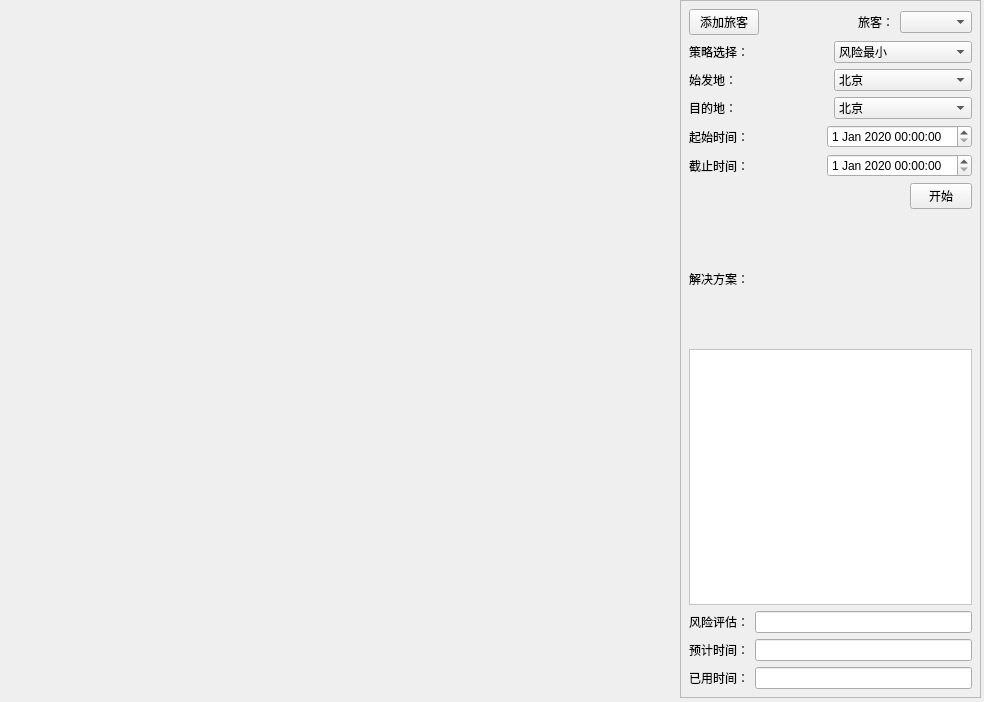
<?xml version="1.0" encoding="UTF-8"?>
<ui version="4.0">
 <class>FigureWidget</class>
 <widget class="QWidget" name="FigureWidget">
  <property name="geometry">
   <rect>
    <x>0</x>
    <y>0</y>
    <width>984</width>
    <height>702</height>
   </rect>
  </property>
  <property name="windowTitle">
   <string>Form</string>
  </property>
  <widget class="MapWidget" name="LeftWidget" native="true">
   <property name="geometry">
    <rect>
     <x>0</x>
     <y>0</y>
     <width>671</width>
     <height>698</height>
    </rect>
   </property>
  </widget>
  <widget class="QFrame" name="RightFrame">
   <property name="geometry">
    <rect>
     <x>680</x>
     <y>0</y>
     <width>301</width>
     <height>698</height>
    </rect>
   </property>
   <property name="frameShape">
    <enum>QFrame::StyledPanel</enum>
   </property>
   <property name="frameShadow">
    <enum>QFrame::Raised</enum>
   </property>
   <widget class="QFrame" name="RightFrame_2">
    <property name="geometry">
     <rect>
      <x>0</x>
      <y>0</y>
      <width>301</width>
      <height>698</height>
     </rect>
    </property>
    <property name="sizePolicy">
     <sizepolicy hsizetype="Fixed" vsizetype="Preferred">
      <horstretch>0</horstretch>
      <verstretch>100</verstretch>
     </sizepolicy>
    </property>
    <property name="frameShape">
     <enum>QFrame::NoFrame</enum>
    </property>
    <layout class="QVBoxLayout" name="verticalLayout_4">
     <item>
      <layout class="QVBoxLayout" name="verticalLayout_3">
       <item>
        <layout class="QVBoxLayout" name="verticalLayout">
         <item>
          <layout class="QHBoxLayout" name="TravelerLayout1">
           <item>
            <widget class="QPushButton" name="addTravelerButton">
             <property name="minimumSize">
              <size>
               <width>70</width>
               <height>0</height>
              </size>
             </property>
             <property name="maximumSize">
              <size>
               <width>59</width>
               <height>16777215</height>
              </size>
             </property>
             <property name="text">
              <string>添加旅客</string>
             </property>
            </widget>
           </item>
           <item>
            <spacer name="horizontalSpacer_3">
             <property name="orientation">
              <enum>Qt::Horizontal</enum>
             </property>
             <property name="sizeHint" stdset="0">
              <size>
               <width>40</width>
               <height>20</height>
              </size>
             </property>
            </spacer>
           </item>
           <item>
            <layout class="QHBoxLayout" name="TravelerLayout">
             <item>
              <widget class="QLabel" name="TravelerChoseLabel">
               <property name="text">
                <string>旅客：</string>
               </property>
              </widget>
             </item>
             <item>
              <widget class="QComboBox" name="TravelerComboBox"/>
             </item>
            </layout>
           </item>
          </layout>
         </item>
         <item>
          <layout class="QVBoxLayout" name="ComboLayout2">
           <item>
            <layout class="QHBoxLayout" name="StrategyLayout">
             <item>
              <widget class="QLabel" name="StrategyLabel">
               <property name="text">
                <string>策略选择：</string>
               </property>
              </widget>
             </item>
             <item>
              <widget class="QComboBox" name="StrategyComboBox">
               <item>
                <property name="text">
                 <string>风险最小</string>
                </property>
               </item>
               <item>
                <property name="text">
                 <string>限时最小风险</string>
                </property>
               </item>
              </widget>
             </item>
            </layout>
           </item>
           <item>
            <layout class="QHBoxLayout" name="StartCityLayout">
             <item>
              <widget class="QLabel" name="StartLabel">
               <property name="text">
                <string>始发地：</string>
               </property>
              </widget>
             </item>
             <item>
              <widget class="QComboBox" name="StartComboBox">
               <item>
                <property name="text">
                 <string>北京</string>
                </property>
               </item>
               <item>
                <property name="text">
                 <string>上海</string>
                </property>
               </item>
               <item>
                <property name="text">
                 <string>西安</string>
                </property>
               </item>
               <item>
                <property name="text">
                 <string>广州</string>
                </property>
               </item>
               <item>
                <property name="text">
                 <string>武汉</string>
                </property>
               </item>
               <item>
                <property name="text">
                 <string>深圳</string>
                </property>
               </item>
               <item>
                <property name="text">
                 <string>拉萨</string>
                </property>
               </item>
               <item>
                <property name="text">
                 <string>青岛</string>
                </property>
               </item>
               <item>
                <property name="text">
                 <string>乌鲁木齐</string>
                </property>
               </item>
               <item>
                <property name="text">
                 <string>西宁</string>
                </property>
               </item>
               <item>
                <property name="text">
                 <string>吉林</string>
                </property>
               </item>
               <item>
                <property name="text">
                 <string>绥芬河</string>
                </property>
               </item>
               <item>
                <property name="text">
                 <string>黑河</string>
                </property>
               </item>
               <item>
                <property name="text">
                 <string>成都</string>
                </property>
               </item>
               <item>
                <property name="text">
                 <string>贵阳</string>
                </property>
               </item>
              </widget>
             </item>
            </layout>
           </item>
           <item>
            <layout class="QHBoxLayout" name="DestinationCityLayout">
             <item>
              <widget class="QLabel" name="DestinationLabel">
               <property name="text">
                <string>目的地：</string>
               </property>
              </widget>
             </item>
             <item>
              <widget class="QComboBox" name="StartComboBox_2">
               <item>
                <property name="text">
                 <string>北京</string>
                </property>
               </item>
               <item>
                <property name="text">
                 <string>上海</string>
                </property>
               </item>
               <item>
                <property name="text">
                 <string>西安</string>
                </property>
               </item>
               <item>
                <property name="text">
                 <string>广州</string>
                </property>
               </item>
               <item>
                <property name="text">
                 <string>武汉</string>
                </property>
               </item>
               <item>
                <property name="text">
                 <string>深圳</string>
                </property>
               </item>
               <item>
                <property name="text">
                 <string>拉萨</string>
                </property>
               </item>
               <item>
                <property name="text">
                 <string>青岛</string>
                </property>
               </item>
               <item>
                <property name="text">
                 <string>乌鲁木齐</string>
                </property>
               </item>
               <item>
                <property name="text">
                 <string>西宁</string>
                </property>
               </item>
               <item>
                <property name="text">
                 <string>吉林</string>
                </property>
               </item>
               <item>
                <property name="text">
                 <string>绥芬河</string>
                </property>
               </item>
               <item>
                <property name="text">
                 <string>黑河</string>
                </property>
               </item>
               <item>
                <property name="text">
                 <string>成都</string>
                </property>
               </item>
               <item>
                <property name="text">
                 <string>贵阳</string>
                </property>
               </item>
              </widget>
             </item>
            </layout>
           </item>
          </layout>
         </item>
        </layout>
       </item>
      </layout>
     </item>
     <item>
      <layout class="QVBoxLayout" name="verticalLayout_2">
       <item>
        <layout class="QVBoxLayout" name="TimeEditLayout4">
         <item>
          <layout class="QHBoxLayout" name="CurrentTimeLayout">
           <item>
            <widget class="QLabel" name="TimeLabel">
             <property name="text">
              <string>起始时间：</string>
             </property>
            </widget>
           </item>
           <item>
            <widget class="QDateTimeEdit" name="StartDateTimeEdit">
             <property name="dateTime">
              <datetime>
               <hour>0</hour>
               <minute>0</minute>
               <second>0</second>
               <year>2020</year>
               <month>1</month>
               <day>1</day>
              </datetime>
             </property>
            </widget>
           </item>
          </layout>
         </item>
         <item>
          <layout class="QHBoxLayout" name="DeadlineLayout">
           <item>
            <widget class="QLabel" name="DeadlineLabel">
             <property name="text">
              <string>截止时间：</string>
             </property>
            </widget>
           </item>
           <item>
            <widget class="QDateTimeEdit" name="DeadlineDateTimeEdit">
             <property name="dateTime">
              <datetime>
               <hour>0</hour>
               <minute>0</minute>
               <second>0</second>
               <year>2020</year>
               <month>1</month>
               <day>1</day>
              </datetime>
             </property>
            </widget>
           </item>
          </layout>
         </item>
        </layout>
       </item>
       <item>
        <layout class="QHBoxLayout" name="StartButtonLayout5">
         <item>
          <spacer name="horizontalSpacer">
           <property name="orientation">
            <enum>Qt::Horizontal</enum>
           </property>
           <property name="sizeHint" stdset="0">
            <size>
             <width>40</width>
             <height>20</height>
            </size>
           </property>
          </spacer>
         </item>
         <item>
          <widget class="QPushButton" name="StartButton">
           <property name="enabled">
            <bool>true</bool>
           </property>
           <property name="minimumSize">
            <size>
             <width>62</width>
             <height>0</height>
            </size>
           </property>
           <property name="maximumSize">
            <size>
             <width>59</width>
             <height>16777215</height>
            </size>
           </property>
           <property name="text">
            <string>开始</string>
           </property>
          </widget>
         </item>
        </layout>
       </item>
      </layout>
     </item>
     <item>
      <layout class="QVBoxLayout" name="PathListLayout6">
       <item>
        <widget class="QLabel" name="SolutionLabel">
         <property name="text">
          <string>解决方案：</string>
         </property>
        </widget>
       </item>
       <item>
        <widget class="QScrollArea" name="PathList">
         <property name="sizePolicy">
          <sizepolicy hsizetype="Minimum" vsizetype="Expanding">
           <horstretch>0</horstretch>
           <verstretch>0</verstretch>
          </sizepolicy>
         </property>
         <property name="minimumSize">
          <size>
           <width>0</width>
           <height>0</height>
          </size>
         </property>
         <property name="maximumSize">
          <size>
           <width>16777215</width>
           <height>256</height>
          </size>
         </property>
         <property name="styleSheet">
          <string notr="true">background-color: rgb(255, 255, 255);</string>
         </property>
         <property name="midLineWidth">
          <number>1</number>
         </property>
         <property name="verticalScrollBarPolicy">
          <enum>Qt::ScrollBarAsNeeded</enum>
         </property>
         <property name="horizontalScrollBarPolicy">
          <enum>Qt::ScrollBarAlwaysOff</enum>
         </property>
         <property name="sizeAdjustPolicy">
          <enum>QAbstractScrollArea::AdjustIgnored</enum>
         </property>
         <property name="widgetResizable">
          <bool>true</bool>
         </property>
         <widget class="QWidget" name="PathListContent">
          <property name="geometry">
           <rect>
            <x>0</x>
            <y>0</y>
            <width>275</width>
            <height>254</height>
           </rect>
          </property>
         </widget>
        </widget>
       </item>
      </layout>
     </item>
     <item>
      <layout class="QVBoxLayout" name="FareTimeDurLayout7">
       <item>
        <layout class="QHBoxLayout" name="TotalFareLayout">
         <item>
          <widget class="QLabel" name="FareLabel">
           <property name="text">
            <string>风险评估：</string>
           </property>
          </widget>
         </item>
         <item>
          <widget class="QLineEdit" name="FareEdit"/>
         </item>
        </layout>
       </item>
       <item>
        <layout class="QHBoxLayout" name="TotalTimeLayout">
         <item>
          <widget class="QLabel" name="TotalTimeLabel">
           <property name="text">
            <string>预计时间：</string>
           </property>
          </widget>
         </item>
         <item>
          <widget class="QLineEdit" name="TotalTimeEdit"/>
         </item>
        </layout>
       </item>
       <item>
        <layout class="QHBoxLayout" name="DurationLayout">
         <item>
          <widget class="QLabel" name="DurationLabel">
           <property name="text">
            <string>已用时间：</string>
           </property>
          </widget>
         </item>
         <item>
          <widget class="QLineEdit" name="DurationText"/>
         </item>
        </layout>
       </item>
      </layout>
     </item>
    </layout>
    <zorder></zorder>
   </widget>
  </widget>
 </widget>
 <customwidgets>
  <customwidget>
   <class>MapWidget</class>
   <extends>QWidget</extends>
   <header>mapwidget.h</header>
   <container>1</container>
  </customwidget>
 </customwidgets>
 <resources/>
 <connections/>
</ui>
